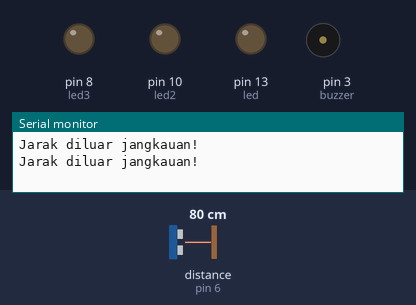
This sketch was run on a simulated Arduino Uno, built with avr-gcc and run on an emulated ATmega328P. Shown: output pins drawn as LEDs (lit = HIGH), buzzer (waves = sounding), the last lines printed to the serial monitor. Wiring (inferred from the names in the program): ultrasonic range finder: trigger pin 7; echo pin 6. The inputs (shaded band) are chosen by the test bench; at power-on: distance to the obstacle (sensor on pin 6) 80 cm. The echo pulse lasts 58.3 µs per cm; pins used as bus, display or sensor lines are not drawn.

Above: at 1.6 s.
1.7 s: distance to the obstacle (sensor on pin 6) set to 23 cm
3.6 s: distance to the obstacle (sensor on pin 6) set to 20 cm
At 4.5 s:
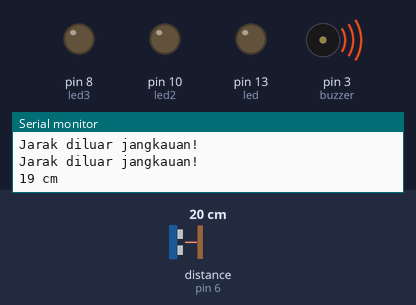
5.5 s: distance to the obstacle (sensor on pin 6) set to 18 cm
7.0 s: distance to the obstacle (sensor on pin 6) set to 14 cm
At 8.4 s:
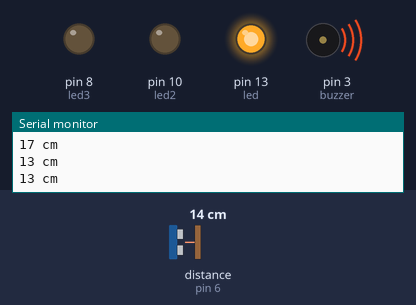
8.7 s: distance to the obstacle (sensor on pin 6) set to 10 cm
At 9.7 s:
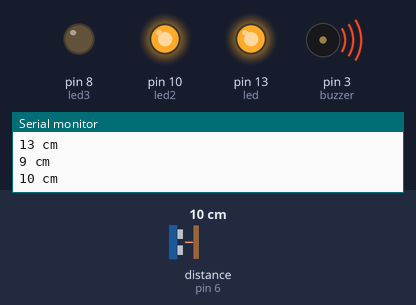
10.3 s: distance to the obstacle (sensor on pin 6) set to 35 cm
At 11.1 s:
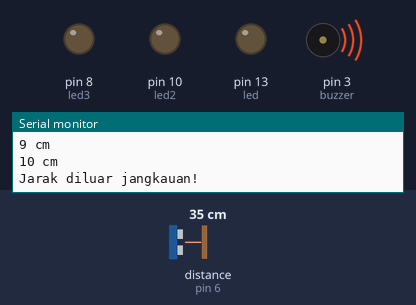
Timing chart, 0 to 12.9 s (numbered marks = the images above; inputs shaded):
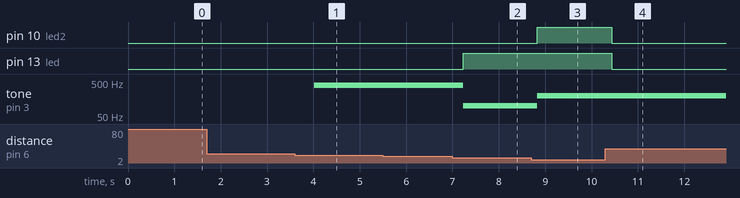

Measured:
- the behaviour switches between 22 and 21 cm on distance to the obstacle (sensor on pin 6) (found by bisection; images 0 and 1)
- the behaviour switches between 17 and 16 cm on distance to the obstacle (sensor on pin 6) (found by bisection; images 1 and 2)
- the behaviour switches between 12 and 11 cm on distance to the obstacle (sensor on pin 6) (found by bisection; images 2 and 3)
- after the input at 3.6 s, tone on pin 3 (buzzer): silent → 400 Hz after 0.42 s
- after the input at 7.0 s, pin 13 (led): LOW → HIGH after 0.23 s; tone on pin 3 (buzzer): 400 Hz → 100 Hz after 0.23 s
- after the input at 8.7 s, pin 10 (led2): LOW → HIGH after 0.13 s; tone on pin 3 (buzzer): 100 Hz → 200 Hz after 0.13 s
- after the input at 10.3 s, pin 10 (led2), pin 13 (led): HIGH → LOW after 0.14 s

The sketch:

arduino_sensor.ino
```cpp
#define trigPin 7
#define echoPin 6
#define led 13
#define led2 10
#define led3 8
#define buzzer 3

int sound = 10;

void setup() {  //untuk menyeting
Serial.begin (9600); // Default Baudrate
pinMode(trigPin, OUTPUT);
pinMode(echoPin, INPUT);
pinMode(led, OUTPUT);
pinMode(led2, OUTPUT);
pinMode(led3, OUTPUT);
pinMode(buzzer, OUTPUT);
}

void loop() { // Perogram akan menyalah terus hingga alat tercabut atau terhenti
long duration, distance;
digitalWrite(trigPin, LOW);
delayMicroseconds(2);
digitalWrite(trigPin, HIGH);
delayMicroseconds(10);
digitalWrite(trigPin, LOW);
duration = pulseIn(echoPin, HIGH);
distance = (duration/2) / 29.1;
if (distance <= 15) { // Jika jarak kurang dari 15 cm maka led akan menyala
digitalWrite(led, HIGH); //jika jara kurang dari 15 cm maka lampu led hjau akan menyala
sound = 100; //jika jara kurang dari 15 cm maka suara yang di keuarkan akan lebih kecil sebesr 100
}
else {
digitalWrite(led,LOW);
}
if (distance <= 10) { // jika jarak kurang dari 10 cm maka led 2 akan menyala
digitalWrite(led2, HIGH); //jika jarak kurang dari 10 cm maka lampu led2 akan menyala berwarna kuning
sound = 200; //jika jara kurang dari 10 cm maka suara yang di keuarkan sebesr 200
}
else {
digitalWrite(led2, LOW);
}
if (distance < 5) { // Jika jarak kurang dari 5 cm maka led 3 akan menyala
digitalWrite(led3, HIGH); // jika jara kurang dari 5 cm maka lampu led3 otomatis akan menyala dengan mengeluarkan warna merah
sound = 300; //jika jara kurang dari 5 cm maka suara yang di keuarkan sebesr 300
}
else {
digitalWrite(led3, LOW);
}
if (distance > 20 || distance <= 0){ // jika jaraka lebih dari 20 cm dan kurang dari 0 maka akan keluar jarak di luar jangkauan
Serial.println("Jarak diluar jangkauan!");
sound = 400;
//noTone(buzzer);
}
else {
Serial.print(distance);
Serial.println(" cm");
tone(buzzer, sound);
}
delay(800); //delay kecepatan alat dalam membaca sensor
}
```

script_c++.cpp
```cpp
#define trigPin 7
#define echoPin 6
#define led 13
#define led2 10
#define led3 8
#define buzzer 3

int sound = 10;

void setup() {  //untuk menyeting
Serial.begin (9600); // Default Baudrate
pinMode(trigPin, OUTPUT);
pinMode(echoPin, INPUT);
pinMode(led, OUTPUT);
pinMode(led2, OUTPUT);
pinMode(led3, OUTPUT);
pinMode(buzzer, OUTPUT);
}

void loop() { // Perogram akan menyalah terus hingga alat tercabut atau terhenti
long duration, distance;
digitalWrite(trigPin, LOW);
delayMicroseconds(2);
digitalWrite(trigPin, HIGH);
delayMicroseconds(10);
digitalWrite(trigPin, LOW);
duration = pulseIn(echoPin, HIGH);
distance = (duration/2) / 29.1;
if (distance <= 15) { // Jika jarak kurang dari 15 cm maka led akan menyala
digitalWrite(led, HIGH); //jika jara kurang dari 15 cm maka lampu led hjau akan menyala
sound = 100; //jika jara kurang dari 15 cm maka suara yang di keuarkan akan lebih kecil sebesr 100
}
else {
digitalWrite(led,LOW);
}
if (distance <= 10) { // jika jarak kurang dari 10 cm maka led 2 akan menyala
digitalWrite(led2, HIGH); //jika jarak kurang dari 10 cm maka lampu led2 akan menyala berwarna kuning
sound = 200; //jika jara kurang dari 10 cm maka suara yang di keuarkan sebesr 200
}
else {
digitalWrite(led2, LOW);
}
if (distance < 5) { // Jika jarak kurang dari 5 cm maka led 3 akan menyala
digitalWrite(led3, HIGH); // jika jara kurang dari 5 cm maka lampu led3 otomatis akan menyala dengan mengeluarkan warna merah
sound = 300; //jika jara kurang dari 5 cm maka suara yang di keuarkan sebesr 300
}
else {
digitalWrite(led3, LOW);
}
if (distance > 20 || distance <= 0){ // jika jaraka lebih dari 20 cm dan kurang dari 0 maka akan keluar jarak di luar jangkauan
Serial.println("Jarak diluar jangkauan!");
sound = 400;
//noTone(buzzer);
}
else {
Serial.print(distance);
Serial.println(" cm"); //serial printin adalah satuan jarak yang akan di masukan disini saya menggunakan cm
tone(buzzer, sound);
}
delay(800); //delay kecepatan alat dalam membaca sensor
}
```
